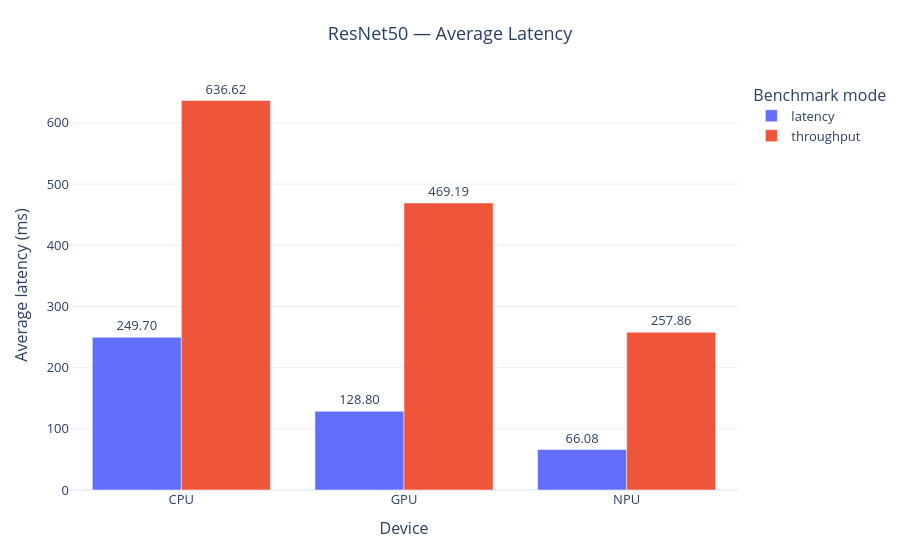
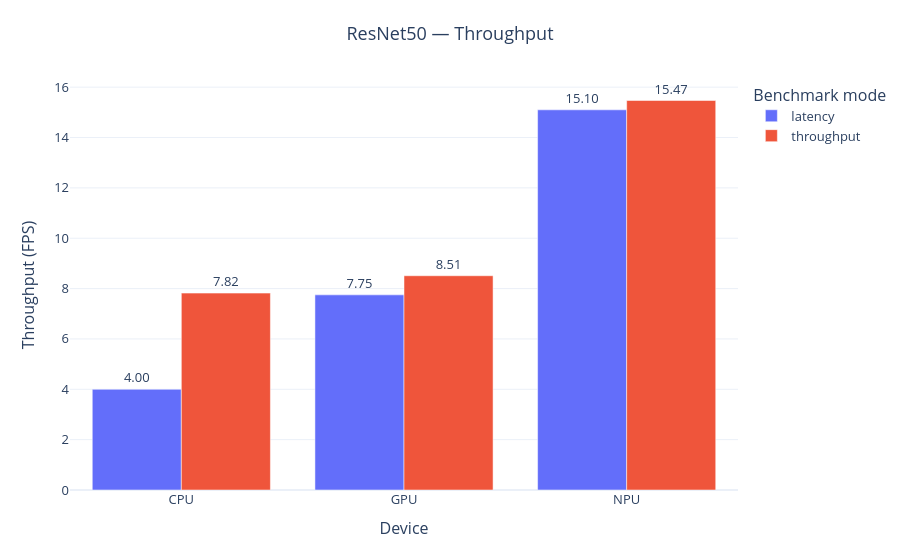

The notebook cell saved with these charts, in order:
### Markdown cell above
## Performance

### Code cell
plots = create_benchmark_plots(yolo_df)

plots["latency"].show()
plots["throughput"].show()

### Figure 1 — Plotly figure (JSON) as saved in the notebook; plotly's stock layout.template omitted (floating-point values rounded to 4 significant figures)
{"data": [{"alignmentgroup": "True", "hovertemplate": "Benchmark mode=latency<br>Device=%{x}<br>Average latency (ms)=%{text}<extra></extra>", "legendgroup": "latency", "marker": {"color": "#636efa", "pattern": {"shape": ""}}, "name": "latency", "offsetgroup": "latency", "orientation": "v", "showlegend": true, "text": [249.7, 128.8, 66.08], "textposition": "outside", "texttemplate": "%{text:.2f}", "type": "bar", "x": ["CPU", "GPU", "NPU"], "xaxis": "x", "y": [249.7, 128.8, 66.08], "yaxis": "y"}, {"alignmentgroup": "True", "hovertemplate": "Benchmark mode=throughput<br>Device=%{x}<br>Average latency (ms)=%{text}<extra></extra>", "legendgroup": "throughput", "marker": {"color": "#EF553B", "pattern": {"shape": ""}}, "name": "throughput", "offsetgroup": "throughput", "orientation": "v", "showlegend": true, "text": [636.6, 469.2, 257.9], "textposition": "outside", "texttemplate": "%{text:.2f}", "type": "bar", "x": ["CPU", "GPU", "NPU"], "xaxis": "x", "y": [636.6, 469.2, 257.9], "yaxis": "y"}], "layout": {"barmode": "group", "font": {"size": 13}, "hovermode": "x unified", "legend": {"title": {"text": "Benchmark mode"}, "tracegroupgap": 0}, "margin": {"b": 70, "l": 70, "r": 30, "t": 80}, "title": {"text": "ResNet50 — Average Latency", "x": 0.5, "xanchor": "center"}, "xaxis": {"anchor": "y", "categoryarray": ["CPU", "GPU", "NPU"], "categoryorder": "array", "domain": [0, 1], "title": {"text": "Device"}}, "yaxis": {"anchor": "x", "domain": [0, 1], "title": {"text": "Average latency (ms)"}}}}

### Figure 2 — Plotly figure (JSON) as saved in the notebook; plotly's stock layout.template omitted (floating-point values rounded to 4 significant figures)
{"data": [{"alignmentgroup": "True", "hovertemplate": "Benchmark mode=latency<br>Device=%{x}<br>Throughput (FPS)=%{text}<extra></extra>", "legendgroup": "latency", "marker": {"color": "#636efa", "pattern": {"shape": ""}}, "name": "latency", "offsetgroup": "latency", "orientation": "v", "showlegend": true, "text": [4, 7.75, 15.1], "textposition": "outside", "texttemplate": "%{text:.2f}", "type": "bar", "x": ["CPU", "GPU", "NPU"], "xaxis": "x", "y": [4, 7.75, 15.1], "yaxis": "y"}, {"alignmentgroup": "True", "hovertemplate": "Benchmark mode=throughput<br>Device=%{x}<br>Throughput (FPS)=%{text}<extra></extra>", "legendgroup": "throughput", "marker": {"color": "#EF553B", "pattern": {"shape": ""}}, "name": "throughput", "offsetgroup": "throughput", "orientation": "v", "showlegend": true, "text": [7.82, 8.51, 15.47], "textposition": "outside", "texttemplate": "%{text:.2f}", "type": "bar", "x": ["CPU", "GPU", "NPU"], "xaxis": "x", "y": [7.82, 8.51, 15.47], "yaxis": "y"}], "layout": {"barmode": "group", "font": {"size": 13}, "hovermode": "x unified", "legend": {"title": {"text": "Benchmark mode"}, "tracegroupgap": 0}, "margin": {"b": 70, "l": 70, "r": 30, "t": 80}, "title": {"text": "ResNet50 — Throughput", "x": 0.5, "xanchor": "center"}, "xaxis": {"anchor": "y", "categoryarray": ["CPU", "GPU", "NPU"], "categoryorder": "array", "domain": [0, 1], "title": {"text": "Device"}}, "yaxis": {"anchor": "x", "domain": [0, 1], "title": {"text": "Throughput (FPS)"}}}}
